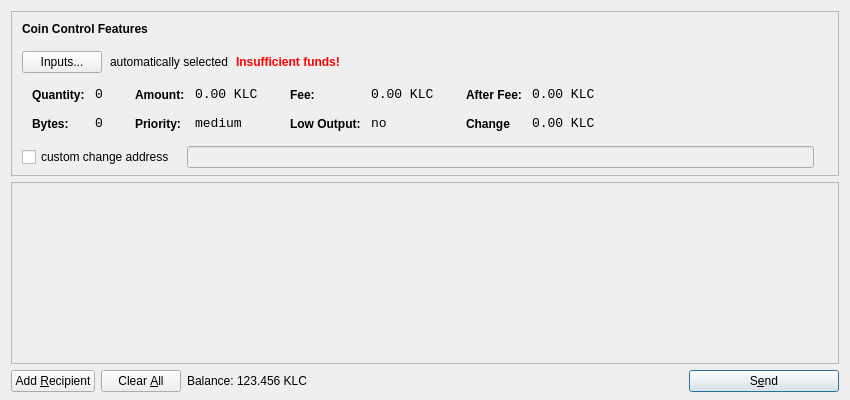
<?xml version="1.0" encoding="UTF-8"?>
<ui version="4.0">
 <class>SendCoinsDialog</class>
 <widget class="QDialog" name="SendCoinsDialog">
  <property name="geometry">
   <rect>
    <x>0</x>
    <y>0</y>
    <width>850</width>
    <height>400</height>
   </rect>
  </property>
  <property name="windowTitle">
   <string>Send Coins</string>
  </property>
  <layout class="QVBoxLayout" name="verticalLayout" stretch="0,1,0">
   <property name="bottomMargin">
    <number>8</number>
   </property>
   <item>
    <widget class="QFrame" name="frameCoinControl">
     <property name="sizePolicy">
      <sizepolicy hsizetype="Expanding" vsizetype="Expanding">
       <horstretch>0</horstretch>
       <verstretch>0</verstretch>
      </sizepolicy>
     </property>
     <property name="maximumSize">
      <size>
       <width>16777215</width>
       <height>16777215</height>
      </size>
     </property>
     <property name="frameShape">
      <enum>QFrame::StyledPanel</enum>
     </property>
     <property name="frameShadow">
      <enum>QFrame::Sunken</enum>
     </property>
     <layout class="QVBoxLayout" name="verticalLayoutCoinControl2">
      <property name="spacing">
       <number>-1</number>
      </property>
      <property name="leftMargin">
       <number>0</number>
      </property>
      <property name="topMargin">
       <number>0</number>
      </property>
      <property name="rightMargin">
       <number>0</number>
      </property>
      <property name="bottomMargin">
       <number>6</number>
      </property>
      <item>
       <layout class="QVBoxLayout" name="verticalLayoutCoinControl" stretch="0,0,0,0,1">
        <property name="spacing">
         <number>0</number>
        </property>
        <property name="leftMargin">
         <number>10</number>
        </property>
        <property name="topMargin">
         <number>10</number>
        </property>
        <item>
         <layout class="QHBoxLayout" name="horizontalLayoutCoinControl1">
          <property name="bottomMargin">
           <number>15</number>
          </property>
          <item>
           <widget class="QLabel" name="labelCoinControlFeatures">
            <property name="sizePolicy">
             <sizepolicy hsizetype="Preferred" vsizetype="Maximum">
              <horstretch>0</horstretch>
              <verstretch>0</verstretch>
             </sizepolicy>
            </property>
            <property name="font">
             <font>
              <weight>75</weight>
              <bold>true</bold>
             </font>
            </property>
            <property name="styleSheet">
             <string notr="true">font-weight:bold;</string>
            </property>
            <property name="text">
             <string>Coin Control Features</string>
            </property>
           </widget>
          </item>
         </layout>
        </item>
        <item>
         <layout class="QHBoxLayout" name="horizontalLayoutCoinControl2" stretch="0,0,0,0">
          <property name="spacing">
           <number>8</number>
          </property>
          <property name="bottomMargin">
           <number>10</number>
          </property>
          <item>
           <widget class="QPushButton" name="pushButtonCoinControl">
            <property name="styleSheet">
             <string notr="true"/>
            </property>
            <property name="text">
             <string>Inputs...</string>
            </property>
           </widget>
          </item>
          <item>
           <widget class="QLabel" name="labelCoinControlAutomaticallySelected">
            <property name="text">
             <string>automatically selected</string>
            </property>
            <property name="margin">
             <number>5</number>
            </property>
           </widget>
          </item>
          <item>
           <widget class="QLabel" name="labelCoinControlInsuffFunds">
            <property name="font">
             <font>
              <weight>75</weight>
              <bold>true</bold>
             </font>
            </property>
            <property name="styleSheet">
             <string notr="true">color:red;font-weight:bold;</string>
            </property>
            <property name="text">
             <string>Insufficient funds!</string>
            </property>
            <property name="margin">
             <number>5</number>
            </property>
           </widget>
          </item>
          <item>
           <spacer name="horizontalSpacerCoinControl">
            <property name="orientation">
             <enum>Qt::Horizontal</enum>
            </property>
            <property name="sizeHint" stdset="0">
             <size>
              <width>40</width>
              <height>1</height>
             </size>
            </property>
           </spacer>
          </item>
         </layout>
        </item>
        <item>
         <widget class="QWidget" name="widgetCoinControl" native="true">
          <property name="sizePolicy">
           <sizepolicy hsizetype="Preferred" vsizetype="Preferred">
            <horstretch>0</horstretch>
            <verstretch>0</verstretch>
           </sizepolicy>
          </property>
          <property name="minimumSize">
           <size>
            <width>0</width>
            <height>0</height>
           </size>
          </property>
          <property name="styleSheet">
           <string notr="true"/>
          </property>
          <layout class="QHBoxLayout" name="horizontalLayoutCoinControl5">
           <property name="margin">
            <number>0</number>
           </property>
           <item>
            <layout class="QHBoxLayout" name="horizontalLayoutCoinControl3" stretch="0,0,0,1">
             <property name="spacing">
              <number>20</number>
             </property>
             <property name="topMargin">
              <number>0</number>
             </property>
             <property name="bottomMargin">
              <number>10</number>
             </property>
             <item>
              <layout class="QFormLayout" name="formLayoutCoinControl1">
               <property name="horizontalSpacing">
                <number>10</number>
               </property>
               <property name="verticalSpacing">
                <number>14</number>
               </property>
               <property name="leftMargin">
                <number>10</number>
               </property>
               <property name="topMargin">
                <number>4</number>
               </property>
               <property name="rightMargin">
                <number>6</number>
               </property>
               <item row="0" column="0">
                <widget class="QLabel" name="labelCoinControlQuantityText">
                 <property name="styleSheet">
                  <string notr="true">font-weight:bold;</string>
                 </property>
                 <property name="text">
                  <string>Quantity:</string>
                 </property>
                 <property name="margin">
                  <number>0</number>
                 </property>
                </widget>
               </item>
               <item row="0" column="1">
                <widget class="QLabel" name="labelCoinControlQuantity">
                 <property name="font">
                  <font>
                   <family>Monospace</family>
                   <pointsize>10</pointsize>
                  </font>
                 </property>
                 <property name="cursor">
                  <cursorShape>IBeamCursor</cursorShape>
                 </property>
                 <property name="contextMenuPolicy">
                  <enum>Qt::ActionsContextMenu</enum>
                 </property>
                 <property name="text">
                  <string>0</string>
                 </property>
                 <property name="margin">
                  <number>0</number>
                 </property>
                 <property name="textInteractionFlags">
                  <set>Qt::LinksAccessibleByMouse|Qt::TextSelectableByKeyboard|Qt::TextSelectableByMouse</set>
                 </property>
                </widget>
               </item>
               <item row="1" column="0">
                <widget class="QLabel" name="labelCoinControlBytesText">
                 <property name="styleSheet">
                  <string notr="true">font-weight:bold;</string>
                 </property>
                 <property name="text">
                  <string>Bytes:</string>
                 </property>
                </widget>
               </item>
               <item row="1" column="1">
                <widget class="QLabel" name="labelCoinControlBytes">
                 <property name="font">
                  <font>
                   <family>Monospace</family>
                   <pointsize>10</pointsize>
                  </font>
                 </property>
                 <property name="cursor">
                  <cursorShape>IBeamCursor</cursorShape>
                 </property>
                 <property name="contextMenuPolicy">
                  <enum>Qt::ActionsContextMenu</enum>
                 </property>
                 <property name="text">
                  <string>0</string>
                 </property>
                 <property name="textInteractionFlags">
                  <set>Qt::LinksAccessibleByMouse|Qt::TextSelectableByKeyboard|Qt::TextSelectableByMouse</set>
                 </property>
                </widget>
               </item>
              </layout>
             </item>
             <item>
              <layout class="QFormLayout" name="formLayoutCoinControl2">
               <property name="horizontalSpacing">
                <number>10</number>
               </property>
               <property name="verticalSpacing">
                <number>14</number>
               </property>
               <property name="leftMargin">
                <number>6</number>
               </property>
               <property name="topMargin">
                <number>4</number>
               </property>
               <property name="rightMargin">
                <number>6</number>
               </property>
               <item row="0" column="0">
                <widget class="QLabel" name="labelCoinControlAmountText">
                 <property name="styleSheet">
                  <string notr="true">font-weight:bold;</string>
                 </property>
                 <property name="text">
                  <string>Amount:</string>
                 </property>
                 <property name="margin">
                  <number>0</number>
                 </property>
                </widget>
               </item>
               <item row="0" column="1">
                <widget class="QLabel" name="labelCoinControlAmount">
                 <property name="font">
                  <font>
                   <family>Monospace</family>
                   <pointsize>10</pointsize>
                  </font>
                 </property>
                 <property name="cursor">
                  <cursorShape>IBeamCursor</cursorShape>
                 </property>
                 <property name="contextMenuPolicy">
                  <enum>Qt::ActionsContextMenu</enum>
                 </property>
                 <property name="text">
                  <string>0.00 KLC</string>
                 </property>
                 <property name="textInteractionFlags">
                  <set>Qt::LinksAccessibleByMouse|Qt::TextSelectableByKeyboard|Qt::TextSelectableByMouse</set>
                 </property>
                </widget>
               </item>
               <item row="1" column="0">
                <widget class="QLabel" name="labelCoinControlPriorityText">
                 <property name="styleSheet">
                  <string notr="true">font-weight:bold;</string>
                 </property>
                 <property name="text">
                  <string>Priority:</string>
                 </property>
                </widget>
               </item>
               <item row="1" column="1">
                <widget class="QLabel" name="labelCoinControlPriority">
                 <property name="font">
                  <font>
                   <family>Monospace</family>
                   <pointsize>10</pointsize>
                  </font>
                 </property>
                 <property name="cursor">
                  <cursorShape>IBeamCursor</cursorShape>
                 </property>
                 <property name="contextMenuPolicy">
                  <enum>Qt::ActionsContextMenu</enum>
                 </property>
                 <property name="text">
                  <string>medium</string>
                 </property>
                 <property name="textInteractionFlags">
                  <set>Qt::LinksAccessibleByMouse|Qt::TextSelectableByKeyboard|Qt::TextSelectableByMouse</set>
                 </property>
                </widget>
               </item>
              </layout>
             </item>
             <item>
              <layout class="QFormLayout" name="formLayoutCoinControl3">
               <property name="horizontalSpacing">
                <number>10</number>
               </property>
               <property name="verticalSpacing">
                <number>14</number>
               </property>
               <property name="leftMargin">
                <number>6</number>
               </property>
               <property name="topMargin">
                <number>4</number>
               </property>
               <property name="rightMargin">
                <number>6</number>
               </property>
               <item row="0" column="0">
                <widget class="QLabel" name="labelCoinControlFeeText">
                 <property name="styleSheet">
                  <string notr="true">font-weight:bold;</string>
                 </property>
                 <property name="text">
                  <string>Fee:</string>
                 </property>
                 <property name="margin">
                  <number>0</number>
                 </property>
                </widget>
               </item>
               <item row="0" column="1">
                <widget class="QLabel" name="labelCoinControlFee">
                 <property name="font">
                  <font>
                   <family>Monospace</family>
                   <pointsize>10</pointsize>
                  </font>
                 </property>
                 <property name="cursor">
                  <cursorShape>IBeamCursor</cursorShape>
                 </property>
                 <property name="contextMenuPolicy">
                  <enum>Qt::ActionsContextMenu</enum>
                 </property>
                 <property name="text">
                  <string>0.00 KLC</string>
                 </property>
                 <property name="textInteractionFlags">
                  <set>Qt::LinksAccessibleByMouse|Qt::TextSelectableByKeyboard|Qt::TextSelectableByMouse</set>
                 </property>
                </widget>
               </item>
               <item row="1" column="0">
                <widget class="QLabel" name="labelCoinControlLowOutputText">
                 <property name="styleSheet">
                  <string notr="true">font-weight:bold;</string>
                 </property>
                 <property name="text">
                  <string>Low Output:</string>
                 </property>
                </widget>
               </item>
               <item row="1" column="1">
                <widget class="QLabel" name="labelCoinControlLowOutput">
                 <property name="font">
                  <font>
                   <family>Monospace</family>
                   <pointsize>10</pointsize>
                  </font>
                 </property>
                 <property name="cursor">
                  <cursorShape>IBeamCursor</cursorShape>
                 </property>
                 <property name="contextMenuPolicy">
                  <enum>Qt::ActionsContextMenu</enum>
                 </property>
                 <property name="text">
                  <string>no</string>
                 </property>
                 <property name="textInteractionFlags">
                  <set>Qt::LinksAccessibleByMouse|Qt::TextSelectableByKeyboard|Qt::TextSelectableByMouse</set>
                 </property>
                </widget>
               </item>
              </layout>
             </item>
             <item>
              <layout class="QFormLayout" name="formLayoutCoinControl4">
               <property name="horizontalSpacing">
                <number>10</number>
               </property>
               <property name="verticalSpacing">
                <number>14</number>
               </property>
               <property name="leftMargin">
                <number>6</number>
               </property>
               <property name="topMargin">
                <number>4</number>
               </property>
               <property name="rightMargin">
                <number>6</number>
               </property>
               <item row="0" column="0">
                <widget class="QLabel" name="labelCoinControlAfterFeeText">
                 <property name="styleSheet">
                  <string notr="true">font-weight:bold;</string>
                 </property>
                 <property name="text">
                  <string>After Fee:</string>
                 </property>
                 <property name="margin">
                  <number>0</number>
                 </property>
                </widget>
               </item>
               <item row="0" column="1">
                <widget class="QLabel" name="labelCoinControlAfterFee">
                 <property name="font">
                  <font>
                   <family>Monospace</family>
                   <pointsize>10</pointsize>
                  </font>
                 </property>
                 <property name="cursor">
                  <cursorShape>IBeamCursor</cursorShape>
                 </property>
                 <property name="contextMenuPolicy">
                  <enum>Qt::ActionsContextMenu</enum>
                 </property>
                 <property name="text">
                  <string>0.00 KLC</string>
                 </property>
                 <property name="textInteractionFlags">
                  <set>Qt::LinksAccessibleByMouse|Qt::TextSelectableByKeyboard|Qt::TextSelectableByMouse</set>
                 </property>
                </widget>
               </item>
               <item row="1" column="0">
                <widget class="QLabel" name="labelCoinControlChangeText">
                 <property name="styleSheet">
                  <string notr="true">font-weight:bold;</string>
                 </property>
                 <property name="text">
                  <string>Change</string>
                 </property>
                </widget>
               </item>
               <item row="1" column="1">
                <widget class="QLabel" name="labelCoinControlChange">
                 <property name="font">
                  <font>
                   <family>Monospace</family>
                   <pointsize>10</pointsize>
                  </font>
                 </property>
                 <property name="cursor">
                  <cursorShape>IBeamCursor</cursorShape>
                 </property>
                 <property name="contextMenuPolicy">
                  <enum>Qt::ActionsContextMenu</enum>
                 </property>
                 <property name="text">
                  <string>0.00 KLC</string>
                 </property>
                 <property name="textInteractionFlags">
                  <set>Qt::LinksAccessibleByMouse|Qt::TextSelectableByKeyboard|Qt::TextSelectableByMouse</set>
                 </property>
                </widget>
               </item>
              </layout>
             </item>
            </layout>
           </item>
          </layout>
         </widget>
        </item>
        <item>
         <layout class="QHBoxLayout" name="horizontalLayoutCoinControl4" stretch="0,0,0">
          <property name="spacing">
           <number>12</number>
          </property>
          <property name="sizeConstraint">
           <enum>QLayout::SetDefaultConstraint</enum>
          </property>
          <property name="topMargin">
           <number>5</number>
          </property>
          <property name="rightMargin">
           <number>5</number>
          </property>
          <item>
           <widget class="QCheckBox" name="checkBoxCoinControlChange">
            <property name="text">
             <string>custom change address</string>
            </property>
           </widget>
          </item>
          <item>
           <widget class="QLineEdit" name="lineEditCoinControlChange">
            <property name="enabled">
             <bool>false</bool>
            </property>
            <property name="sizePolicy">
             <sizepolicy hsizetype="Expanding" vsizetype="Fixed">
              <horstretch>0</horstretch>
              <verstretch>0</verstretch>
             </sizepolicy>
            </property>
           </widget>
          </item>
          <item>
           <widget class="QLabel" name="labelCoinControlChangeLabel">
            <property name="sizePolicy">
             <sizepolicy hsizetype="Preferred" vsizetype="Expanding">
              <horstretch>0</horstretch>
              <verstretch>0</verstretch>
             </sizepolicy>
            </property>
            <property name="minimumSize">
             <size>
              <width>0</width>
              <height>0</height>
             </size>
            </property>
            <property name="text">
             <string/>
            </property>
            <property name="margin">
             <number>3</number>
            </property>
           </widget>
          </item>
         </layout>
        </item>
        <item>
         <spacer name="verticalSpacerCoinControl">
          <property name="orientation">
           <enum>Qt::Vertical</enum>
          </property>
          <property name="sizeHint" stdset="0">
           <size>
            <width>800</width>
            <height>1</height>
           </size>
          </property>
         </spacer>
        </item>
       </layout>
      </item>
     </layout>
    </widget>
   </item>
   <item>
    <widget class="QScrollArea" name="scrollArea">
     <property name="widgetResizable">
      <bool>true</bool>
     </property>
     <widget class="QWidget" name="scrollAreaWidgetContents">
      <property name="geometry">
       <rect>
        <x>0</x>
        <y>0</y>
        <width>830</width>
        <height>165</height>
       </rect>
      </property>
      <layout class="QVBoxLayout" name="verticalLayout_2">
       <property name="margin">
        <number>0</number>
       </property>
       <item>
        <layout class="QVBoxLayout" name="entries">
         <property name="spacing">
          <number>6</number>
         </property>
        </layout>
       </item>
       <item>
        <spacer name="verticalSpacer">
         <property name="orientation">
          <enum>Qt::Vertical</enum>
         </property>
         <property name="sizeHint" stdset="0">
          <size>
           <width>20</width>
           <height>40</height>
          </size>
         </property>
        </spacer>
       </item>
      </layout>
     </widget>
    </widget>
   </item>
   <item>
    <layout class="QHBoxLayout" name="horizontalLayout">
     <item>
      <widget class="QPushButton" name="addButton">
       <property name="toolTip">
        <string>Send to multiple recipients at once</string>
       </property>
       <property name="text">
        <string>Add &amp;Recipient</string>
       </property>
       <property name="icon">
        <iconset resource="../bitcoin.qrc">
         <normaloff>:/icons/add</normaloff>:/icons/add</iconset>
       </property>
       <property name="autoDefault">
        <bool>false</bool>
       </property>
      </widget>
     </item>
     <item>
      <widget class="QPushButton" name="clearButton">
       <property name="sizePolicy">
        <sizepolicy hsizetype="Minimum" vsizetype="Fixed">
         <horstretch>0</horstretch>
         <verstretch>0</verstretch>
        </sizepolicy>
       </property>
       <property name="toolTip">
        <string>Remove all transaction fields</string>
       </property>
       <property name="text">
        <string>Clear &amp;All</string>
       </property>
       <property name="icon">
        <iconset resource="../bitcoin.qrc">
         <normaloff>:/icons/remove</normaloff>:/icons/remove</iconset>
       </property>
       <property name="autoRepeatDelay">
        <number>300</number>
       </property>
       <property name="autoDefault">
        <bool>false</bool>
       </property>
      </widget>
     </item>
     <item>
      <layout class="QHBoxLayout" name="horizontalLayout_2">
       <property name="spacing">
        <number>3</number>
       </property>
       <item>
        <widget class="QLabel" name="label">
         <property name="sizePolicy">
          <sizepolicy hsizetype="Preferred" vsizetype="Fixed">
           <horstretch>0</horstretch>
           <verstretch>0</verstretch>
          </sizepolicy>
         </property>
         <property name="text">
          <string>Balance:</string>
         </property>
        </widget>
       </item>
       <item>
        <widget class="QLabel" name="labelBalance">
         <property name="sizePolicy">
          <sizepolicy hsizetype="Preferred" vsizetype="Fixed">
           <horstretch>0</horstretch>
           <verstretch>0</verstretch>
          </sizepolicy>
         </property>
         <property name="cursor">
          <cursorShape>IBeamCursor</cursorShape>
         </property>
         <property name="text">
          <string>123.456 KLC</string>
         </property>
         <property name="textInteractionFlags">
          <set>Qt::LinksAccessibleByMouse|Qt::TextSelectableByKeyboard|Qt::TextSelectableByMouse</set>
         </property>
        </widget>
       </item>
      </layout>
     </item>
     <item>
      <spacer name="horizontalSpacer">
       <property name="orientation">
        <enum>Qt::Horizontal</enum>
       </property>
       <property name="sizeHint" stdset="0">
        <size>
         <width>40</width>
         <height>20</height>
        </size>
       </property>
      </spacer>
     </item>
     <item>
      <widget class="QPushButton" name="sendButton">
       <property name="minimumSize">
        <size>
         <width>150</width>
         <height>0</height>
        </size>
       </property>
       <property name="toolTip">
        <string>Confirm the send action</string>
       </property>
       <property name="text">
        <string>S&amp;end</string>
       </property>
       <property name="icon">
        <iconset resource="../bitcoin.qrc">
         <normaloff>:/icons/send</normaloff>:/icons/send</iconset>
       </property>
       <property name="default">
        <bool>true</bool>
       </property>
      </widget>
     </item>
    </layout>
   </item>
  </layout>
 </widget>
 <resources>
  <include location="../bitcoin.qrc"/>
 </resources>
 <connections/>
</ui>
